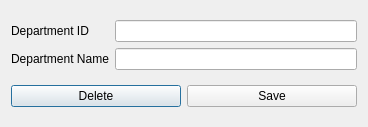
<?xml version="1.0" encoding="UTF-8"?>
<ui version="4.0">
 <class>department_popup</class>
 <widget class="QDialog" name="department_popup">
  <property name="geometry">
   <rect>
    <x>0</x>
    <y>0</y>
    <width>368</width>
    <height>127</height>
   </rect>
  </property>
  <property name="windowTitle">
   <string>Department</string>
  </property>
  <layout class="QGridLayout" name="gridLayout_2">
   <item row="0" column="0">
    <layout class="QGridLayout" name="gridLayout">
     <item row="0" column="0">
      <widget class="QLabel" name="label_4">
       <property name="text">
        <string>Department ID</string>
       </property>
      </widget>
     </item>
     <item row="0" column="1">
      <widget class="QLineEdit" name="department_add_id_lineedit"/>
     </item>
     <item row="1" column="0">
      <widget class="QLabel" name="label_3">
       <property name="text">
        <string>Department Name</string>
       </property>
      </widget>
     </item>
     <item row="1" column="1">
      <widget class="QLineEdit" name="department_add_name_lineedit"/>
     </item>
    </layout>
   </item>
   <item row="1" column="0">
    <layout class="QHBoxLayout" name="horizontalLayout_2">
     <item>
      <widget class="QPushButton" name="department_add_delete_button">
       <property name="text">
        <string>Delete</string>
       </property>
      </widget>
     </item>
     <item>
      <widget class="QPushButton" name="department_add_save_button">
       <property name="text">
        <string>Save</string>
       </property>
      </widget>
     </item>
    </layout>
   </item>
  </layout>
 </widget>
 <tabstops>
  <tabstop>department_add_id_lineedit</tabstop>
  <tabstop>department_add_name_lineedit</tabstop>
  <tabstop>department_add_save_button</tabstop>
  <tabstop>department_add_delete_button</tabstop>
 </tabstops>
 <resources/>
 <connections/>
</ui>
